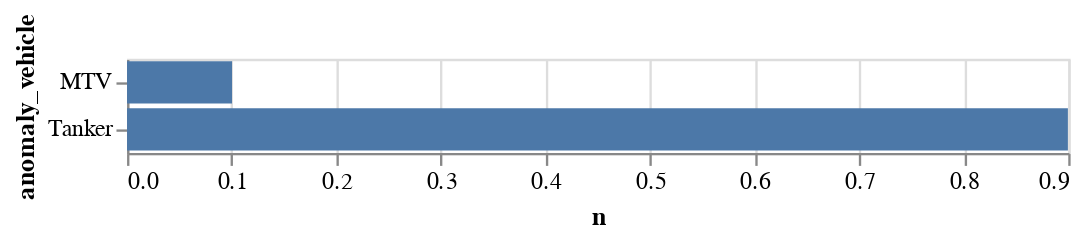

Write notebook code for a chart like this one.
### Markdown cell above
Which Vehicles Fail

### Code cell
# Relative failure frequency by vehicle
df = (
    mc_results
    .groupby("anomaly_vehicle")
    .count()
    .rename(columns={'replicant': 'n'})
    .loc[:,'n']
)

fail_count = df.sum()
# (df / fail_count).reset_index()

alt.Chart(
    (df / fail_count).reset_index()
).mark_bar().encode(
    y = "anomaly_vehicle",
    x = "n"
)

### Figure 1 — Vega-Lite specification as saved in the notebook (floating-point values rounded to 4 significant figures)
{"config": {"view": {"continuousWidth": 400, "continuousHeight": 300}}, "data": {"name": "data-1fac71e2dfb871284ba29601cae7c909"}, "mark": "bar", "encoding": {"x": {"field": "n", "type": "quantitative"}, "y": {"field": "anomaly_vehicle", "type": "nominal"}}, "$schema": "https://vega.github.io/schema/vega-lite/v4.17.0.json", "datasets": {"data-1fac71e2dfb871284ba29601cae7c909": [{"anomaly_vehicle": "MTV", "n": 0.1003}, {"anomaly_vehicle": "Tanker", "n": 0.8997}]}}
